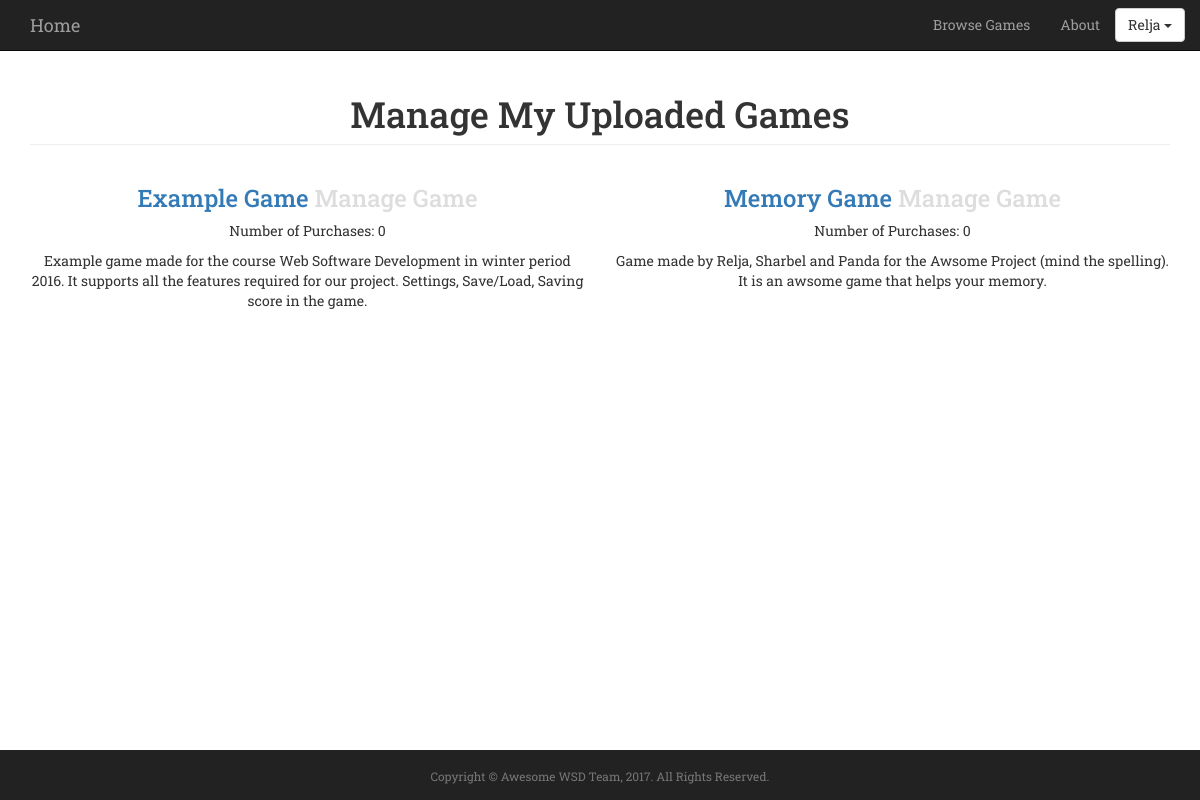
The page /myProfile/manageUploadedGames/ (signed in) on the database its author committed.
### awsomeProject/models.py (models this page shows, shortened)
class Game(models.Model):
	Category_Choices = (
		('Action', 'Action'),
		('Adventure', 'Adventure'),
		('Sports', 'Sports'),
		('Strategy', 'Strategy'),
		('Puzzle', 'Puzzle')
	)
	name = models.CharField(max_length=255, unique=True)
	url = models.URLField()
	price = models.FloatField()
	description = models.TextField(max_length=300, default='')
	created = models.DateField(default=now, editable=False)
	category = models.CharField(max_length=20, choices=Category_Choices, default='Action')
	image = CloudinaryField('image')
	""" Informative name for mode """

### awsomeProject/views.py (the view)
# urls.py: url(r'^myProfile/manageUploadedGames/$', views.manageUploadedGames, name='manageUploadedGames'),
@login_required(login_url='/login/')
def manageUploadedGames(request):
	developerProfile = UserProfile.objects.get(user=request.user)
	if developerProfile.isDeveloper:
		DeveloperGames = DeveloperGame.objects.all().filter(user=request.user) #Querying from the developer game table all objects whose user matches request.user
		games = []
		numberOfPurchasesList = []
		for developerGame in DeveloperGames:
			games.append(developerGame.game) # developerGame is an instance (a row in the database table) of DeveloperGames
			Purchases = Transaction.objects.all().filter(game=developerGame.game) 	# Querying from the Transaction table the all transactions objects
			numberOfPurchasesList.append(len(Purchases))
		gamePurchases = zip(games, numberOfPurchasesList)
	else:
		return HttpResponseRedirect('/') #in case address is typed, this redirects them to home (secure stuff)
	PurchasedGames = Transaction.objects.all().filter(user=request.user)
	purchasedGames = []
	purchasedWhen = []
	for boughtGame in PurchasedGames:
		purchasedGames.append(boughtGame.game.name)
		purchasedWhen.append(boughtGame.timestamp)
	boughtGames = zip(purchasedGames, purchasedWhen)
	return render(request, "manageUploadedGames.html", {"developerProfile": developerProfile, "gamePurchases": gamePurchases, "boughtGames": boughtGames})

### awsomeProject/templates/manageUploadedGames.html (shortened to what this page needs)
{% extends "base.html" %}
{% block scriptsAndStylesheets %}
  {% load cloudinary %}
{% endblock %}
{% block main %}
<div class="col-lg-12">
                <h1 class="page-header"> Manage My Uploaded Games </h1>
</div>
{% for game, numberOfPurchases in gamePurchases %}
<div class="col-md-6 portfolio-item">
               <h3>
                   <a href={% url "game" game.name %}> {{game.name}}</a>
                   <a href={% url "manageGame" game.name %} style="color:#ddd;">Manage Game</a>
               </h3>
               <p> Number of Purchases: {{numberOfPurchases}}</p>
               <p> {{game.description}}</p>
</div>
{% endfor %}
{% endblock %}

### awsomeProject/templates/base.html (shortened to what this page needs)
<!DOCTYPE html>
<html lang="en">
<head>
	{% load static %}
	<link rel="stylesheet" type="text/css" href="{% static 'css/bootstrap.min.css' %}">
	<link rel="stylesheet" type="text/css" href="{% static 'css/style.css' %}">
</head>
<body>
	<nav class="navbar navbar-inverse navbar-fixed-top" role="navigation" id="mainNav">
		<div class="container">
			<div class="navbar-header">
				<a class="navbar-brand active" href={% url "index" %}>Home</a>
			</div>
			<div class="collapse navbar-collapse" id="bs-example-navbar-collapse-1">
				<ul class="nav navbar-nav navbar-right">
					<li class=""><a href={% url "browseGames" %}>Browse Games</a></li>
					<li class=""><a href={% url "about" %}>About</a></li>
					{% if user.is_authenticated %}
					<li>
						<div class="dropdown" style="margin-top: 8px; pull=right">
							<button class="btn btn-default dropdown-toggle" type="button" id="dropdownMenu1" data-toggle="dropdown" aria-haspopup="true" aria-expanded="true">
							{{ user.username }}
								<span class="caret"></span>
							</button>
						</div>
					</li>
					{% else %}
					<li><a href={% url "login" %}>Login</a></li>
					<li><a href={% url "register" %}>Register</a></li>
					{% endif %}
				</ul>
			</div>
		</div>
	</nav>
	<div class="container text-center main">
		<div class="row">
			<div class="text-center">
			{% block main %}
			{% endblock %}
			</div>
		</div>
	</div>
	<div>
		<div class="container">
			<div class="row">
				<div class="" id="footer">
					<p class="copyright text-muted small text-center" style="margin-top:18px;">Copyright &copy; Awesome WSD Team, 2017. All Rights Reserved.</p>
				</div>
			</div>
		</div>
	</div>
</body>
</html>

### awsomeProject/static/css/style.css (style rules this page uses)
* { @include box-sizing(border-box); }
body { padding-top: 55px; font-family:"Roboto Slab","Helvetica Neue",Helvetica,Arial,sans-serif; }
#footer { position:fixed; left:0px; bottom:0; min-height:50px; width:100%; background-color:#222; border-color: #222; }
a { text-decoration: none !important; }
.main { margin-bottom: 80px; }
@media (min-width:500px) { .main { margin-bottom: 70px; } }
@media (min-width: 768px) { .main { margin-bottom: 70px; } }
@media (min-width:992px) { .main { margin-bottom: 60px; } }

### rows shown on the page
Game: name "Example Game", numberOfPurchases "0", description "Example game made for the course Web Software Development in winter period 2016. It supports all the features required for our project. Settings, Save/Load, Saving score in the game."
Game: name "Memory Game", numberOfPurchases "0", description "Game made by Relja, Sharbel and Panda for the Awsome Project (mind the spelling). It is an awsome game that helps your memory."

### other values the page prints
{{ user.username }} "Relja"
